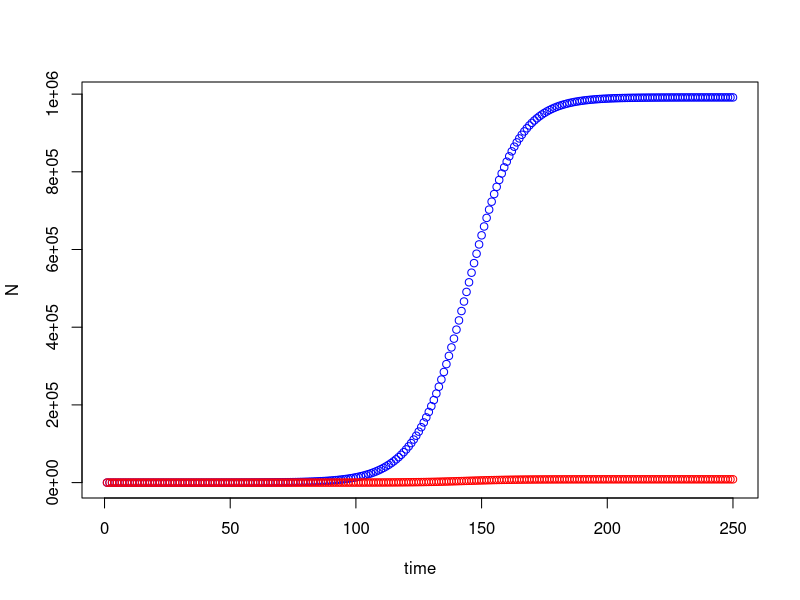
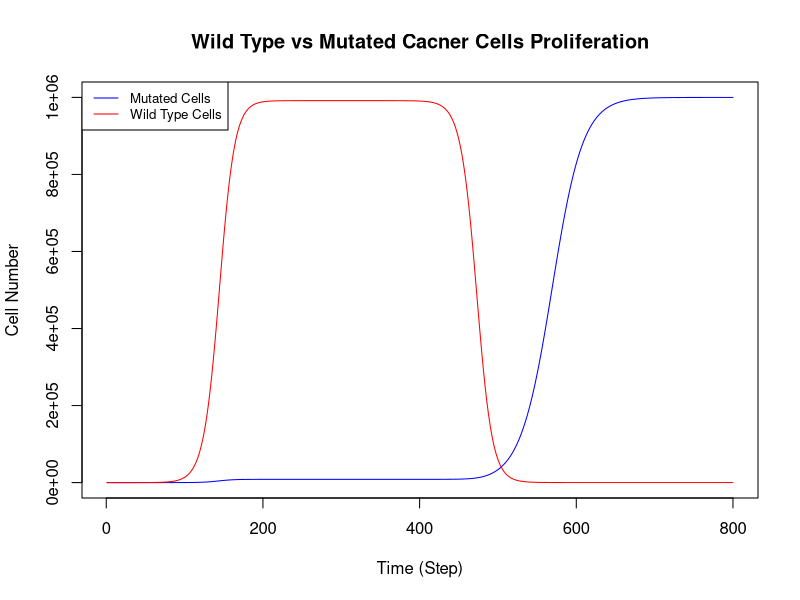

These charts were generated, in order, by the following R code:
# Excercise 10

# parameters
rn = 0.1
rm = 0.1
K = 1000000
Nt = 1
Mt = 1
timesteps = 250

# create vector to store N and M and set initial N,M
N = numeric(length=timesteps)
N[1] = Nt
M = numeric(length=timesteps)
M[1] = 0

# simulate
for (t in c(1:timesteps-1)){
  if (Nt < 100){
    Nt = Nt + rn*Nt*(1-(Nt+Mt)/K)
    N[t+1] = Nt
    M[t+1] = 0
  }else{
    Nt = Nt + rn*Nt*(1-(Nt+Mt)/K)
    Mt = Mt + rm*Mt*(1-(Nt+Mt)/K)
    N[t+1] = Nt
    M[t+1] = Mt
  }
}


# plot result
time = c(1:timesteps)
plot(N ~ time, col = 'blue')
points(M ~ time, col = 'red')



# after treatment

# parameters
rn = 0.1
rm = 0.1
rnD = -0.1
rmD = 0.05
K = 1000000
Nt = 1
Mt = 1
timesteps = 800
treattime = 300

# create vector to store N and M and set initial N,M
N = numeric(length=timesteps)
N[1] = Nt
M = numeric(length=timesteps)
M[1] = 0

# simulate
for (t in c(1:timesteps-1)){
  if (Nt < 100 & t < treattime){
    Nt = Nt + rn*Nt*(1-(Nt+0)/K)
    N[t+1] = Nt
    M[t+1] = 0
  }else{
    if (t < treattime){
      Nt = Nt + rn*Nt*(1-(Nt+Mt)/K)
      Mt = Mt + rm*Mt*(1-(Nt+Mt)/K)
    }else{
      Nt = Nt + rnD*Nt*(1-(Nt+Mt)/K)
      Mt = Mt + rmD*Mt*(1-(Nt+Mt)/K)
    }
    N[t+1] = Nt
    M[t+1] = Mt
  }
}


# plot result
time = c(1:timesteps)
plot(M ~ time, col = 'blue', type = "l", lty = 1, ylim = c(0,K),
     xlab = 'Time (Step)', ylab = 'Cell Number', main = 'Wild Type vs Mutated Cacner Cells Proliferation')
points(N ~ time, col = 'red',type = "l", lty = 1)
legend("topleft", legend = c('Mutated Cells', 'Wild Type Cells'),
       col = c('blue', 'red'), lty = 1, cex = 0.8)



